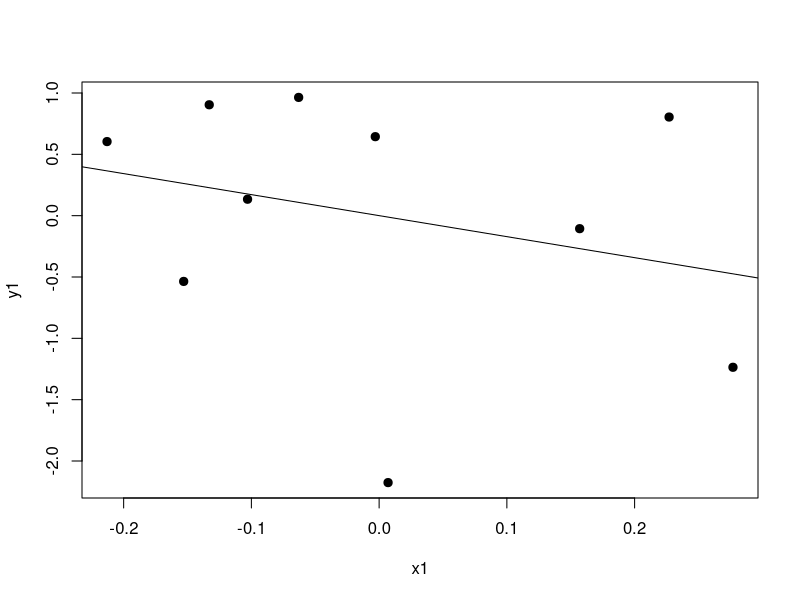
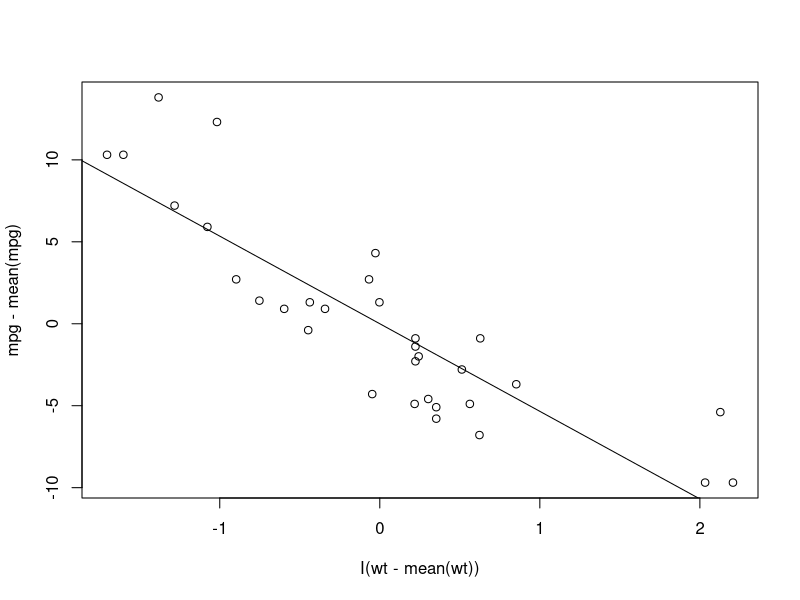

Write the R code that produced these figures, in order.

## Q1
x <- c(0.18, -1.54, 0.42, 0.95)
w <- c(2, 1, 3, 1)
mu <- c(0.1471, 0.0025, 1.077, 0.30)
s1<- c(0,0,0,0)
for(i in 1:4) s1[i]=sum( w*(x -mu[i])^2)
mu[which(s1==min(s1))]


##q2
x <- c(0.8, 0.47, 0.51, 0.73, 0.36, 0.58, 0.57, 0.85, 0.44, 0.42)
y <- c(1.39, 0.72, 1.55, 0.48, 1.19, -1.59, 1.23, -0.65, 1.49, 0.05)
x1 <- x - mean(x)
y1 <- y - mean(y)
(beta<- coef(lm(y1~x1))[2])
plot(x1, y1,pch=19, cex=1.1)
abline(0, beta)

##q3

data(mtcars)
beta <- lm( mpg-mean(mpg) ~ I(wt-mean(wt)), data=mtcars)

plot( mpg-mean(mpg) ~I(wt-mean(wt)), data=mtcars)
abline(0, coef(beta)[2])

#q6
x <- c(8.58, 10.46, 9.01, 9.64, 8.86)
x1<- (x-mean(x))/sd(x)

##q7
x <- c(0.8, 0.47, 0.51, 0.73, 0.36, 0.58, 0.57, 0.85, 0.44, 0.42)
y <- c(1.39, 0.72, 1.55, 0.48, 1.19, -1.59, 1.23, -0.65, 1.49, 0.05)

lm( y ~ x)

# q9 What value minimizes the sum of the squared distances between these points and itself?
x <- c(0.8, 0.47, 0.51, 0.73, 0.36, 0.58, 0.57, 0.85, 0.44, 0.42)
mean(x)
mu <- c(0.36,0.8,0.44,0.573)
s1<-c(rep(0,4))
for(i in 1:4) s1[i] <- sum( (x- mu[i])^2)
s1
mu[which(s1==min(s1))]

